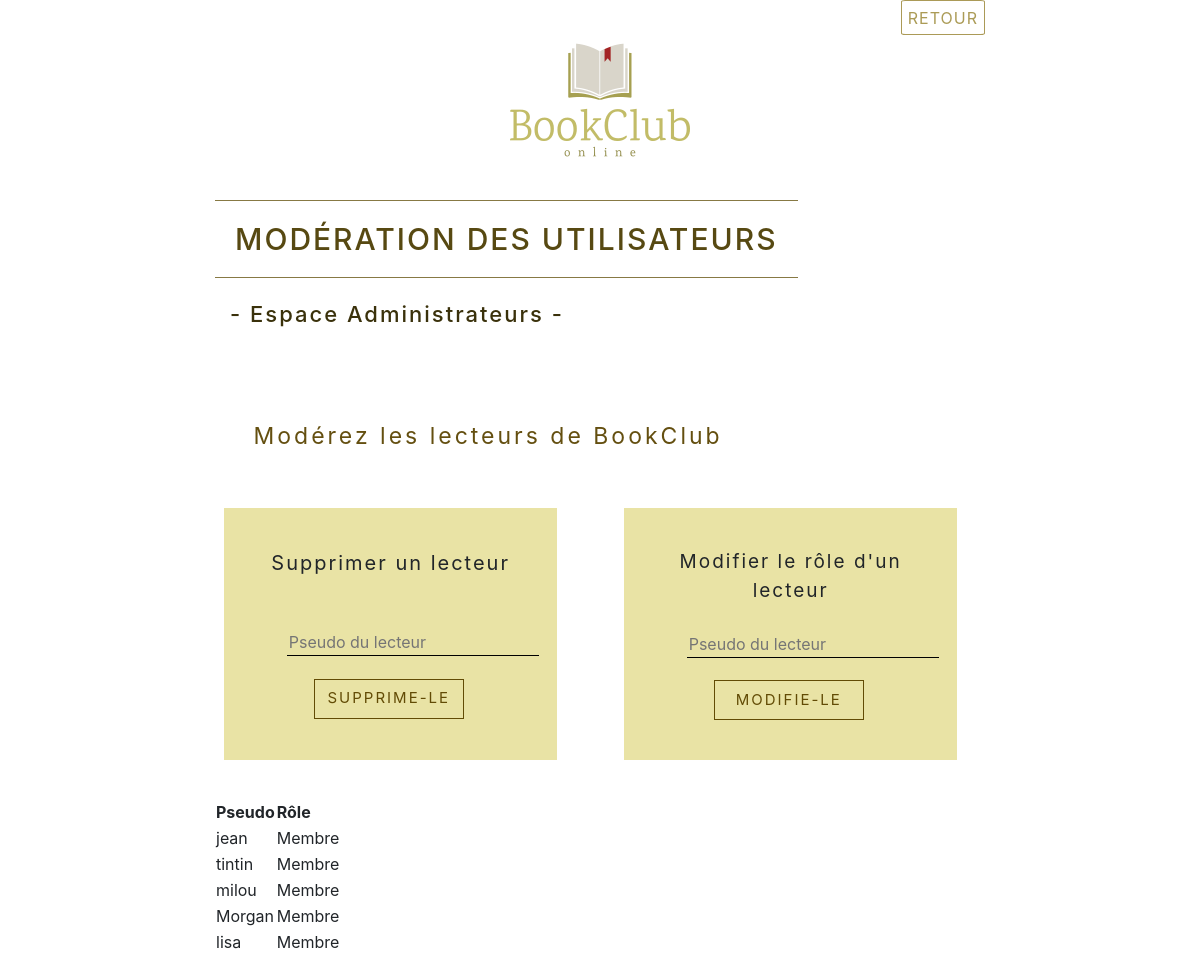
Page /php/moderation_membres.php on the committed database.
### tables this page shows
CREATE TABLE `membres` (
  `id_membre` int(11) NOT NULL,
  `pseudo_membre` varchar(255) NOT NULL,
  `role` varchar(255) NOT NULL,
  `mail_membre` varchar(255) NOT NULL,
  `mdp_membre` varchar(255) NOT NULL,
  `pays` varchar(255) NOT NULL,
  `sex` varchar(255) NOT NULL,
  `age` int(11) NOT NULL,
  `date_creation` date NOT NULL,
  `photo` varchar(255) DEFAULT NULL,
  `bio` text DEFAULT NULL
);

### php/moderation_membres.php (the view, shortened to what this page needs)
<?php
include_once('bdd.php');
  $query1 = $pdo->prepare('SELECT * FROM membres');
  $query1->execute();
  $liste = $query1->fetchAll();
  ?>
<!DOCTYPE html>
<html>
  <head>
    <link rel="stylesheet" href="../css/bootstrap.min.css">
    <link rel="stylesheet" href="../css/style_starter.css">
  </head>
  <body class="container-fluid windows">
    <div class="container content" style="width:800px;border:none;">
      <a href="../php/home.php"><img class='logo' style="padding-left:37%;" src="../logo/logo_lighter.png" alt="BookClub logo"/></a>
      <button class="bouton_retour" onclick="window.location.href = 'http://localhost:8080/TP/Projet_Web/php/home.php';">Retour</button>
      <h1 class="title_page2">Modération des utilisateurs</h1>
      <h2 class="subtitle">- Espace Administrateurs -</h2>
      <div class="text" style="padding:5%;padding-bottom:0;font-size:23px;">
        <p>Modérez les lecteurs de BookClub</p>
      </div>
      <div class="row" style="padding:5%;padding-left:0;padding-right:0;">
        <div class="col-md-5 col-lg-5 col-xl-5" style="background-color:rgba(206, 192, 51, 0.44);margin-left:3%;padding:5%;">
          <p style="letter-spacing:2px;text-align:center;font-size:20px;margin-bottom:20%;">Supprimer un lecteur</p>
          <form action="suppresion_membre.php" style="padding-left:7%;" method="post">
            <input type="text" name="pseudo_membre" placeholder="Pseudo du lecteur"/>
            <button class="valider_bouton" style="margin-left:12%;margin-top:5%;" type="submit" name="supp_m">Supprime-le</button>
          </form>
        </div>
        <div class="col-md-1 col-lg-1 col-xl-1"></div>
        <div class="col-md-5 col-lg-5 col-xl-5" style="background-color:rgba(206, 192, 51, 0.44);padding:5%;">
          <p style="letter-spacing:2px;text-align:center;font-size:19px;">Modifier le rôle d'un lecteur</p>
          <form action="form_modif_membre.php" style="padding-left:7%;" method="post">
            <input type="text" name="pseudo" placeholder="Pseudo du lecteur"/>
            <button class="valider_bouton" style="margin-left:12%;margin-top:5%;" type="submit" name="modif_m">Modifie-le</button>
          </form>
        </div>
      </div>
      <tr>
      <table>
       <th>Pseudo</th>
       <th>Rôle</th>
     </tr>
     <tbody>
     <?php foreach ($liste as $donnees) { ?>
       <td><?php echo $donnees['pseudo_membre']; ?></td>
       <td><?php echo $donnees['role']; ?></td>
     <?php }?>
     </tbody>
     </div>
  </body>
</html>

### css/style_starter.css (style rules this page uses)
.windows { padding-top: 0; margin-top: 0; background-color: white; height: 100%; }
.content { background-color: white; border: 2px solid; border-color: rgba(151, 153, 54, 0.699); border-radius: 7px; width: 500px; height: auto; }
.logo { height: 35%; padding-left:30%; }
.text { margin-top: 5%; letter-spacing: 3px; font-size: 20px; color: rgb(100, 79, 16); text-align: left; }
.bouton_retour { color: rgba(139, 116, 21, 0.72); border-radius: 5%; border: 1px solid rgba(139, 116, 23, 0.72); background-color: transparent; float: right; letter-spacing: 1px; text-transform: uppercase; width: fit-content; text-align: center; font-size: medium; height: 35px; }
.title_page2 { letter-spacing: 2px; text-transform: uppercase; width: fit-content; text-align: center; font-size: 30px; color:rgb(87, 73, 18); padding:20px; border:1px solid rgba(102, 84, 16, 0.78); border-right:none;border-left:none; }
.subtitle { letter-spacing: 2px; width: fit-content; text-align: center; font-size: 22px; color:rgb(58, 49, 11); padding:15px; }
input { margin-bottom: 5%; border: none; border-bottom: solid; border-bottom-width: 1px; background-color: transparent; }
form { margin-top: 10%; margin-left: 5px; margin-right: 5px; }
.valider_bouton { background: transparent; width: 150px; height: 40px; color: rgb(98, 75, 5); border: 1px solid rgb(98, 75, 5); font-size: 15px; letter-spacing: 2px; text-transform: uppercase; cursor: pointer; display: inline-block; }

### rows in the picture
membres: pseudo_membre "jean", role "Membre"
membres: pseudo_membre "tintin", role "Membre"
membres: pseudo_membre "milou", role "Membre"
membres: pseudo_membre "Morgan", role "Membre"
membres: pseudo_membre "lisa", role "Membre"
